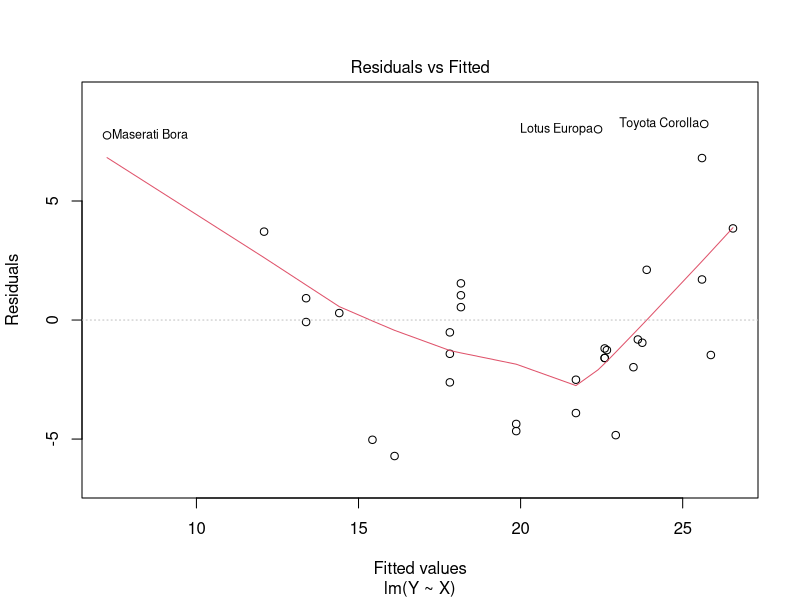
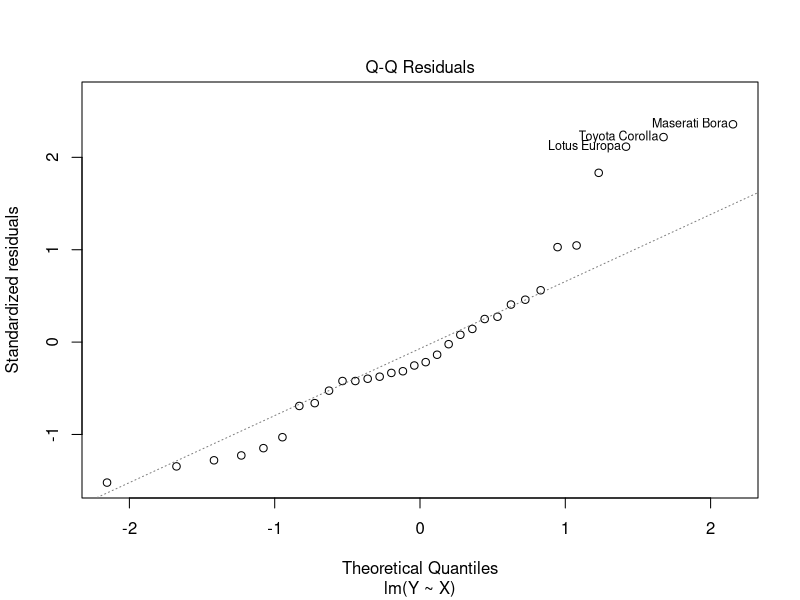
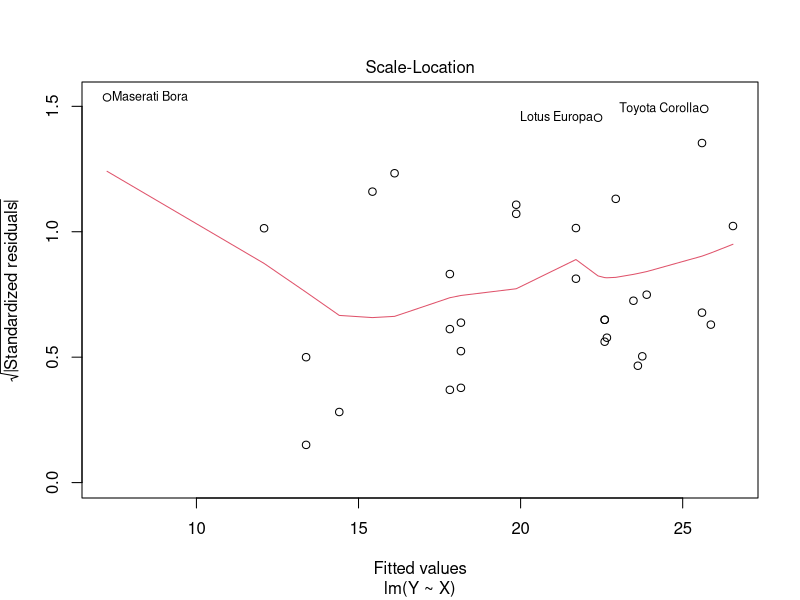
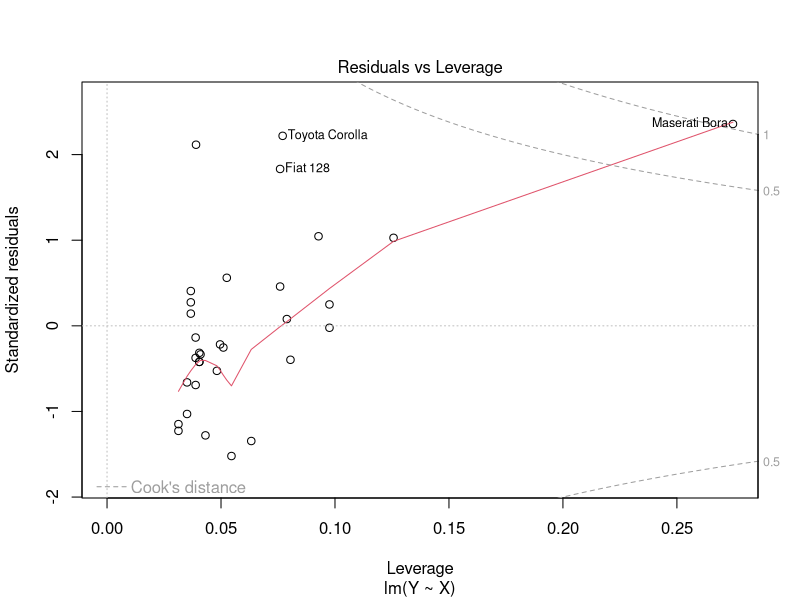

Generate these figures, in order, with R:
# Linear regression model training with the mtcars dataset
data(mtcars) # Load the mtcars dataset
X <- mtcars$hp # Predictor variable (horsepower)
Y <- mtcars$mpg # Predictor variable (miles per gallon)

# Train the linear regression model
model <- lm(Y ~ X, data = mtcars)

# Print the model summary
summary(model)
plot(model)



